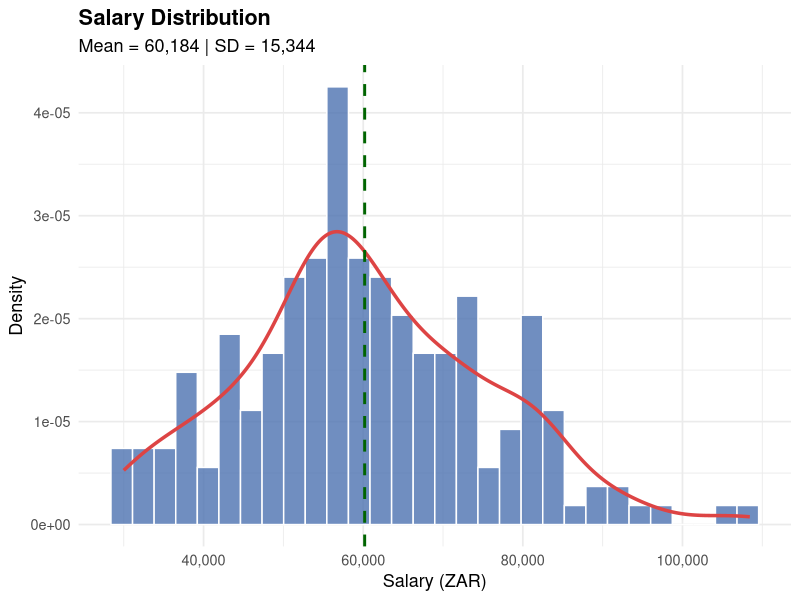
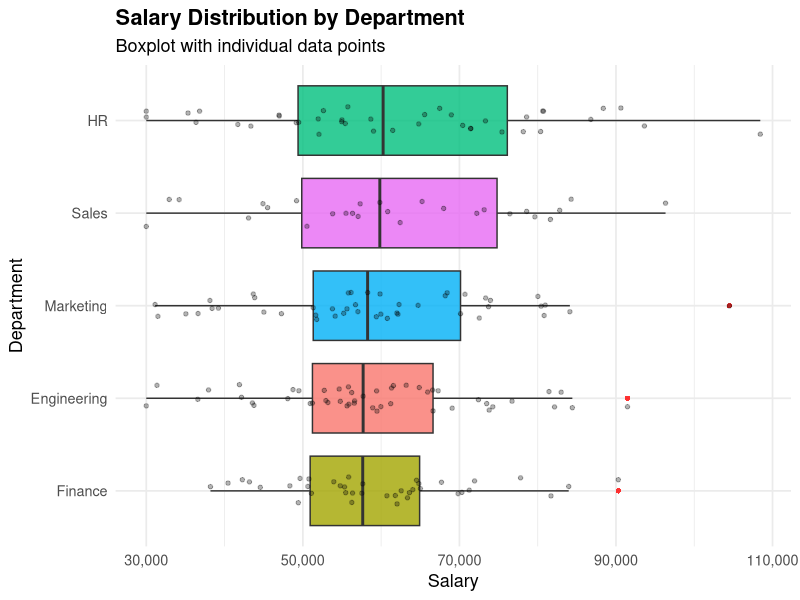
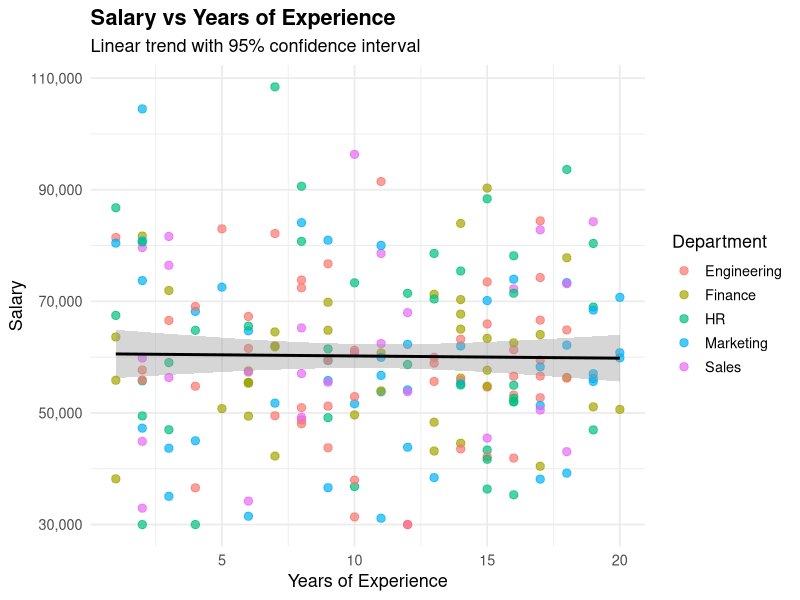
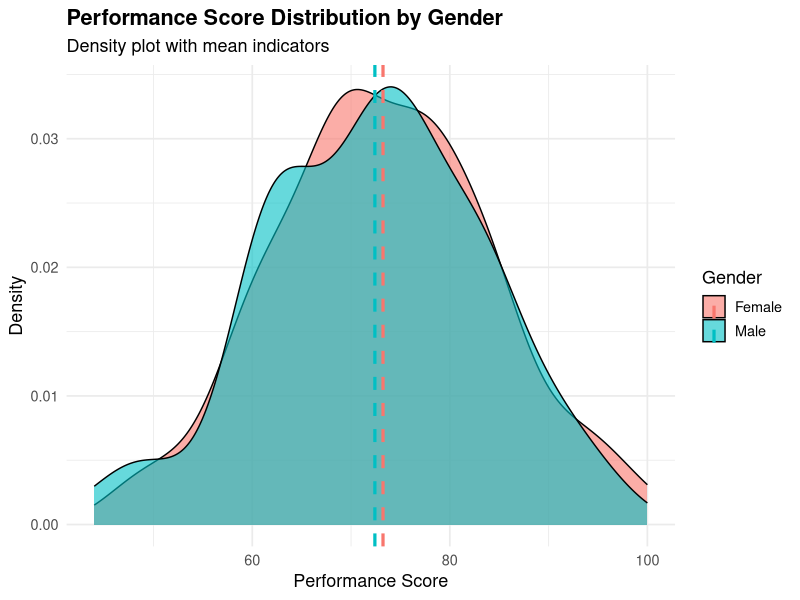
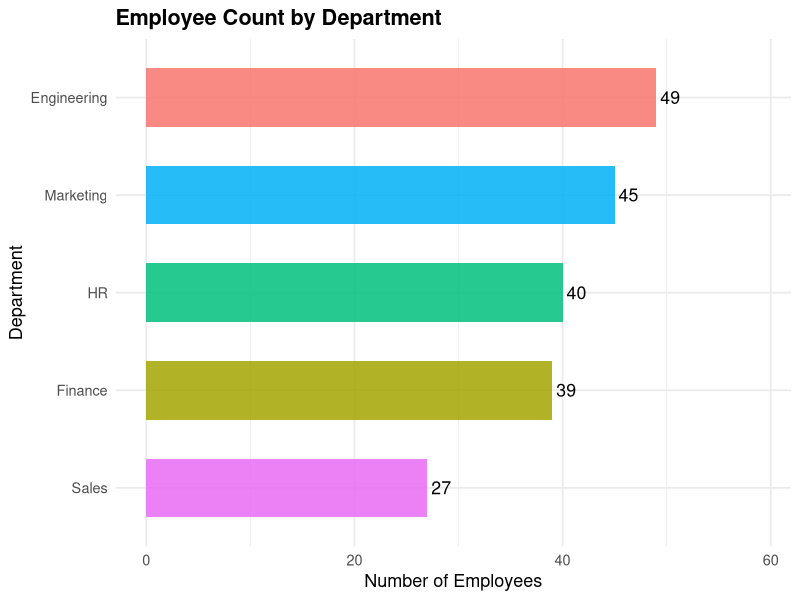
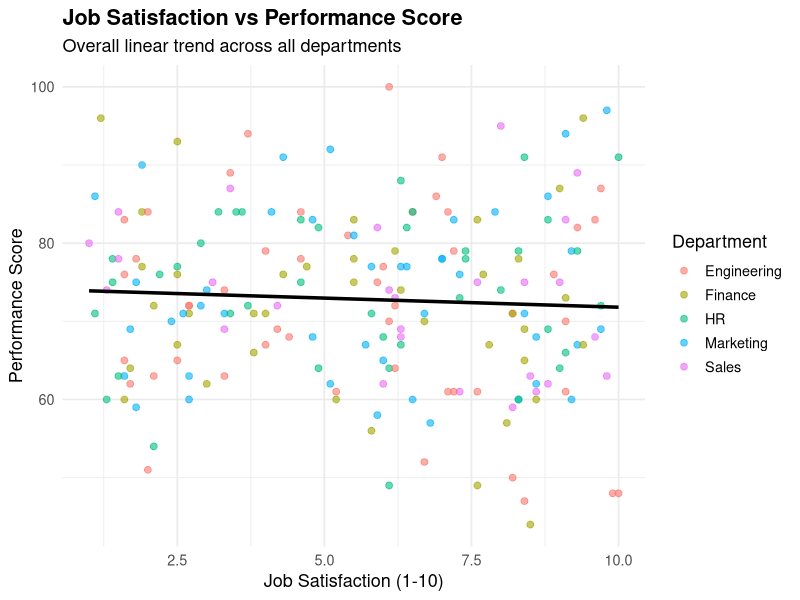
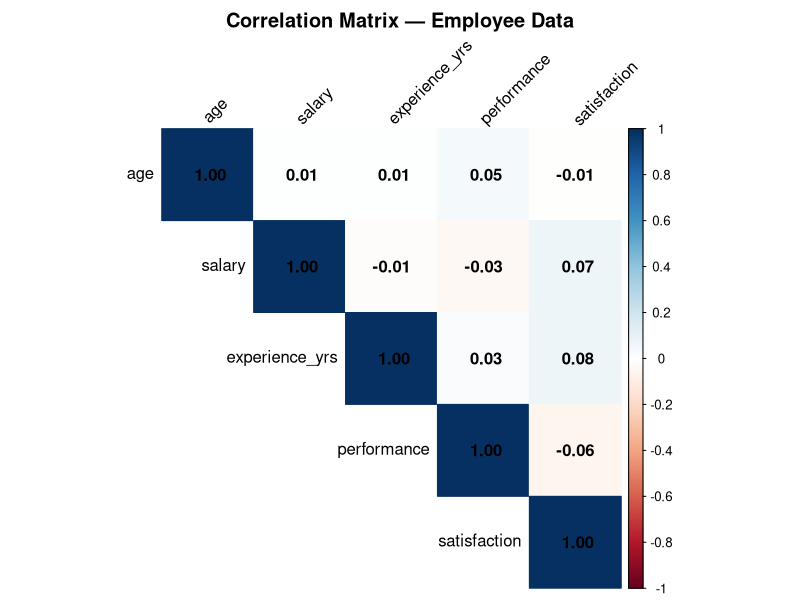
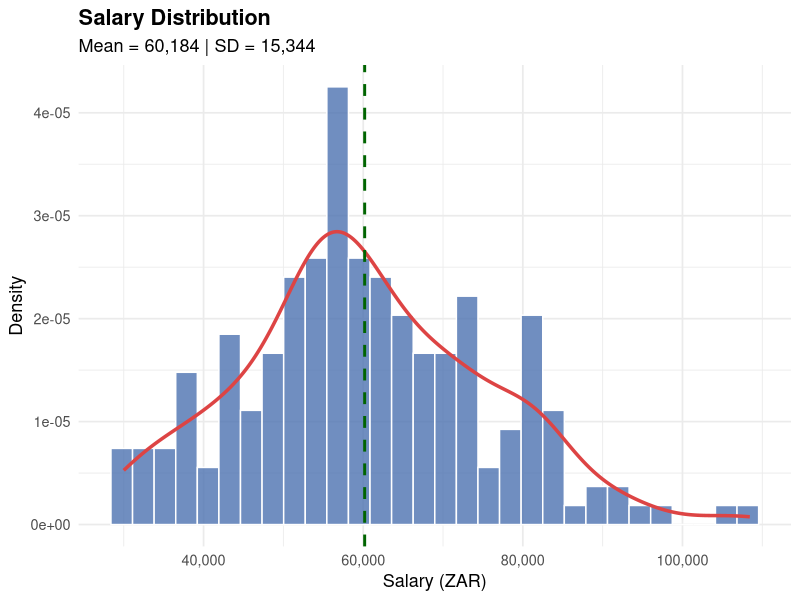

Write the R code that produced these figures, in order.
# ============================================================
#   Statistical Data Analysis & EDA
#   Tools: R (ggplot2, dplyr, tidyr, corrplot)
# ============================================================

# ── Install packages if needed ───────────────────────────────
packages <- c("ggplot2", "dplyr", "tidyr", "corrplot", "scales")
installed <- packages %in% rownames(installed.packages())
if (any(!installed)) install.packages(packages[!installed], repos = "https://cran.r-project.org")

library(ggplot2)
library(dplyr)
library(tidyr)
library(corrplot)
library(scales)

# ── Output directory ─────────────────────────────────────────
dir.create("plots", showWarnings = FALSE)
cat("libraries loaded\n")


# ============================================================
# 1. GENERATE SYNTHETIC DATASET
# ============================================================

set.seed(42)
n <- 200

data <- data.frame(
  employee_id    = 1:n,
  department     = sample(c("Engineering", "Marketing", "Sales", "HR", "Finance"), n, replace = TRUE),
  age            = round(rnorm(n, mean = 35, sd = 8)),
  salary         = round(rnorm(n, mean = 60000, sd = 15000)),
  experience_yrs = round(runif(n, min = 1, max = 20)),
  performance    = round(rnorm(n, mean = 75, sd = 12)),
  satisfaction   = round(runif(n, min = 1, max = 10), 1),
  gender         = sample(c("Male", "Female"), n, replace = TRUE, prob = c(0.55, 0.45))
)
View(data)

# Clamp values to realistic bounds
data$age         <- pmax(22, pmin(65, data$age))
data$salary      <- pmax(30000, pmin(120000, data$salary))
data$performance <- pmax(40, pmin(100, data$performance))

cat("ataset created:", nrow(data), "rows x", ncol(data), "columns\n\n")


# ============================================================
# 2. DESCRIPTIVE STATISTICS
# ============================================================

cat("=" , strrep("=", 30), "\n")
cat("  DESCRIPTIVE STATISTICS\n")
cat("=" , strrep("=", 30), "\n")

numeric_cols <- c("age", "salary", "experience_yrs", "performance", "satisfaction")
##summary of the data
stats_summary <- data %>%
  select(all_of(numeric_cols)) %>%
  summarise(across(everything(), list(
    Mean   = ~round(mean(.),   2),
    Median = ~round(median(.), 2),
    SD     = ~round(sd(.),     2),
    Min    = ~round(min(.),    2),
    Max    = ~round(max(.),    2)
  ))) %>%
  pivot_longer(everything(),
               names_to  = c("Variable", "Stat"),
               names_sep = "_") %>%
  pivot_wider(names_from = Stat, values_from = value)

print(as.data.frame(stats_summary))


# ============================================================
# 3. CORRELATION ANALYSIS
# ============================================================

cat("\n Correlation Matrix (numeric variables):\n")

cor_matrix <- cor(data[, numeric_cols], use = "complete.obs")
print(round(cor_matrix, 3))

png("plots/01_correlation_matrix.png", width = 500, height = 400)
corrplot(cor_matrix,
         method  = "color",
         type    = "upper",
         addCoef.col = "black",
         tl.col  = "black",
         tl.srt  = 45,
         title   = "Correlation Matrix — Employee Data",
         mar     = c(0, 0, 2, 0))
dev.off()
print(cor_matrix)
cat("saved: plots/01_correlation_matrix.png\n")


# ============================================================
# 4. SALARY DISTRIBUTION
# ============================================================

p1 <- ggplot(data, aes(x = salary)) +
  geom_histogram(aes(y = after_stat(density)),
                 bins = 30, fill = "#4C72B0", color = "white", alpha = 0.8) +
  geom_density(color = "#DD4444", linewidth = 1.2) +
  geom_vline(aes(xintercept = mean(salary)),
             color = "darkgreen", linetype = "dashed", linewidth = 1) +
  scale_x_continuous(labels = comma) +
  labs(title    = "Salary Distribution",
       subtitle = paste("Mean =", comma(round(mean(data$salary))),
                        "| SD =", comma(round(sd(data$salary)))),
       x = "Salary (ZAR)", y = "Density") +
  theme_minimal(base_size = 13) +
  theme(plot.title = element_text(face = "bold"))

ggsave("plots/02_salary_distribution.png", p1, width = 8, height = 5)
print(p1)
cat("saved: plots/02_salary_distribution.png\n")


# ============================================================
# 5. SALARY BY DEPARTMENT (BOXPLOT)
# ============================================================

dept_stats <- data %>%
  group_by(department) %>%
  summarise(
    mean_salary = mean(salary),
    median_salary = median(salary),
    count = n()
  ) %>%
  arrange(desc(mean_salary))

cat("\n📊 Salary by Department:\n")
print(as.data.frame(dept_stats))

p2 <- ggplot(data, aes(x = reorder(department, salary, median), y = salary, fill = department)) +
  geom_boxplot(alpha = 0.8, outlier.colour = "red", outlier.shape = 16) +
  geom_jitter(width = 0.15, alpha = 0.3, size = 1.2) +
  scale_y_continuous(labels = comma) +
  coord_flip() +
  labs(title    = "Salary Distribution by Department",
       subtitle = "Boxplot with individual data points",
       x = "Department", y = "Salary") +
  theme_minimal(base_size = 13) +
  theme(legend.position = "none",
        plot.title = element_text(face = "bold"))

ggsave("plots/03_salary_by_department.png", p2, width = 9, height = 6)
print(p2)
cat("saved: plots/03_salary_by_department.png\n")


# ============================================================
# 6. PERFORMANCE VS SALARY SCATTER PLOT
# ============================================================

p3 <- ggplot(data, aes(x = experience_yrs, y = salary, color = department)) +
  geom_point(alpha = 0.7, size = 2.5) +
  geom_smooth(method = "lm", se = TRUE, color = "black", linewidth = 1) +
  scale_y_continuous(labels = comma) +
  labs(title    = "Salary vs Years of Experience",
       subtitle = "Linear trend with 95% confidence interval",
       x = "Years of Experience", y = "Salary",
       color = "Department") +
  theme_minimal(base_size = 13) +
  theme(plot.title = element_text(face = "bold"))

ggsave("plots/04_salary_vs_experience.png", p3, width = 10, height = 6)
print(p3)
cat("saved: plots/04_salary_vs_experience.png\n")


# ============================================================
# 7. PERFORMANCE SCORE DISTRIBUTION BY GENDER
# ============================================================

p4 <- ggplot(data, aes(x = performance, fill = gender)) +
  geom_density(alpha = 0.6) +
  geom_vline(data = data %>% group_by(gender) %>% summarise(m = mean(performance)),
             aes(xintercept = m, color = gender),
             linetype = "dashed", linewidth = 1.1) +
  labs(title    = "Performance Score Distribution by Gender",
       subtitle = "Density plot with mean indicators",
       x = "Performance Score", y = "Density",
       fill = "Gender", color = "Gender") +
  theme_minimal(base_size = 13) +
  theme(plot.title = element_text(face = "bold"))

ggsave("plots/05_performance_by_gender.png", p4, width = 9, height = 5)
print(p4)
cat("saved: plots/05_performance_by_gender.png\n")


# ============================================================
# 8. EMPLOYEE COUNT BY DEPARTMENT (BAR CHART)
# ============================================================

p5 <- data %>%
  count(department) %>%
  ggplot(aes(x = reorder(department, n), y = n, fill = department)) +
  geom_col(alpha = 0.85, width = 0.6) +
  geom_text(aes(label = n), hjust = -0.2, size = 4.5) +
  coord_flip() +
  ylim(0, max(table(data$department)) + 10) +
  labs(title = "Employee Count by Department",
       x = "Department", y = "Number of Employees") +
  theme_minimal(base_size = 13) +
  theme(legend.position = "none",
        plot.title = element_text(face = "bold"))

ggsave("plots/06_employee_count.png", p5, width = 8, height = 5)
print(p5)
cat("saved: plots/06_employee_count.png\n")


# ============================================================
# 9. SATISFACTION VS PERFORMANCE
# ============================================================

p6 <- ggplot(data, aes(x = satisfaction, y = performance, color = department)) +
  geom_point(alpha = 0.6, size = 2) +
  geom_smooth(method = "lm", se = FALSE, aes(group = 1),
              color = "black", linewidth = 1.2) +
  labs(title    = "Job Satisfaction vs Performance Score",
       subtitle = "Overall linear trend across all departments",
       x = "Job Satisfaction (1-10)", y = "Performance Score",
       color = "Department") +
  theme_minimal(base_size = 13) +
  theme(plot.title = element_text(face = "bold"))

ggsave("plots/07_satisfaction_vs_performance.png", p6, width = 10, height = 6)
print(p6)
cat("aved: plots/07_satisfaction_vs_performance.png\n")


# ============================================================
# 10. STATISTICAL TESTS
# ============================================================

cat("\n", strrep("=", 50), "\n")
cat("  STATISTICAL TESTS\n")
cat(strrep("=", 50), "\n")

# T-test: salary difference between genders
male_salary   <- data$salary[data$gender == "Male"]
female_salary <- data$salary[data$gender == "Female"]
ttest_result  <- t.test(male_salary, female_salary)

cat("\n🔬 T-Test: Salary difference between genders\n")
cat("   Male mean salary:   ", round(mean(male_salary)),   "\n")
cat("   Female mean salary: ", round(mean(female_salary)), "\n")
cat("   p-value:            ", round(ttest_result$p.value, 4), "\n")
cat("   Conclusion: ", ifelse(ttest_result$p.value < 0.05,
                              "Significant difference (p < 0.05)",
                              "No significant difference (p >= 0.05)"), "\n")

# Correlation test: experience vs salary
cor_test <- cor.test(data$experience_yrs, data$salary)
cat("\n🔬 Correlation Test: Experience vs Salary\n")
cat("   Pearson r: ", round(cor_test$estimate, 4), "\n")
cat("   p-value:   ", round(cor_test$p.value, 4), "\n")
cat("   Conclusion:", ifelse(cor_test$p.value < 0.05,
                             "Significant correlation",
                             "No significant correlation"), "\n")

# ANOVA: performance across departments
anova_result <- aov(performance ~ department, data = data)
anova_summary <- summary(anova_result)
cat("\n🔬 ANOVA: Performance across Departments\n")
cat("   F-value: ", round(anova_summary[[1]]$`F value`[1], 4), "\n")
cat("   p-value: ", round(anova_summary[[1]]$`Pr(>F)`[1], 4), "\n")
cat("   Conclusion:", ifelse(anova_summary[[1]]$`Pr(>F)`[1] < 0.05,
                             "Significant difference between departments",
                             "No significant difference between departments"), "\n")


# ============================================================
# DONE
# ============================================================

cat("\n", strrep("=", 50), "\n")
cat("NALYSIS COMPLETE — plots saved to /plots\n")
cat(strrep("=", 50), "\n")
